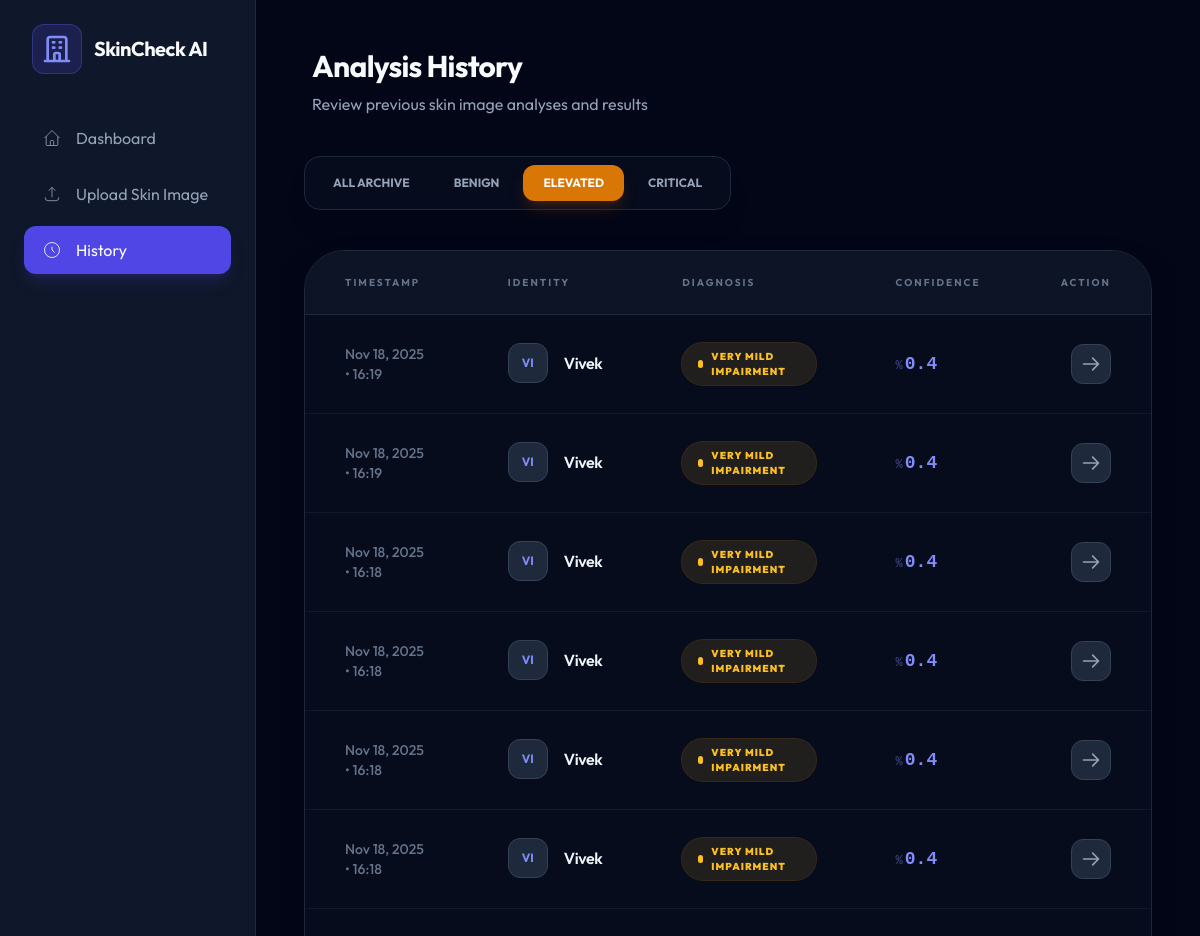
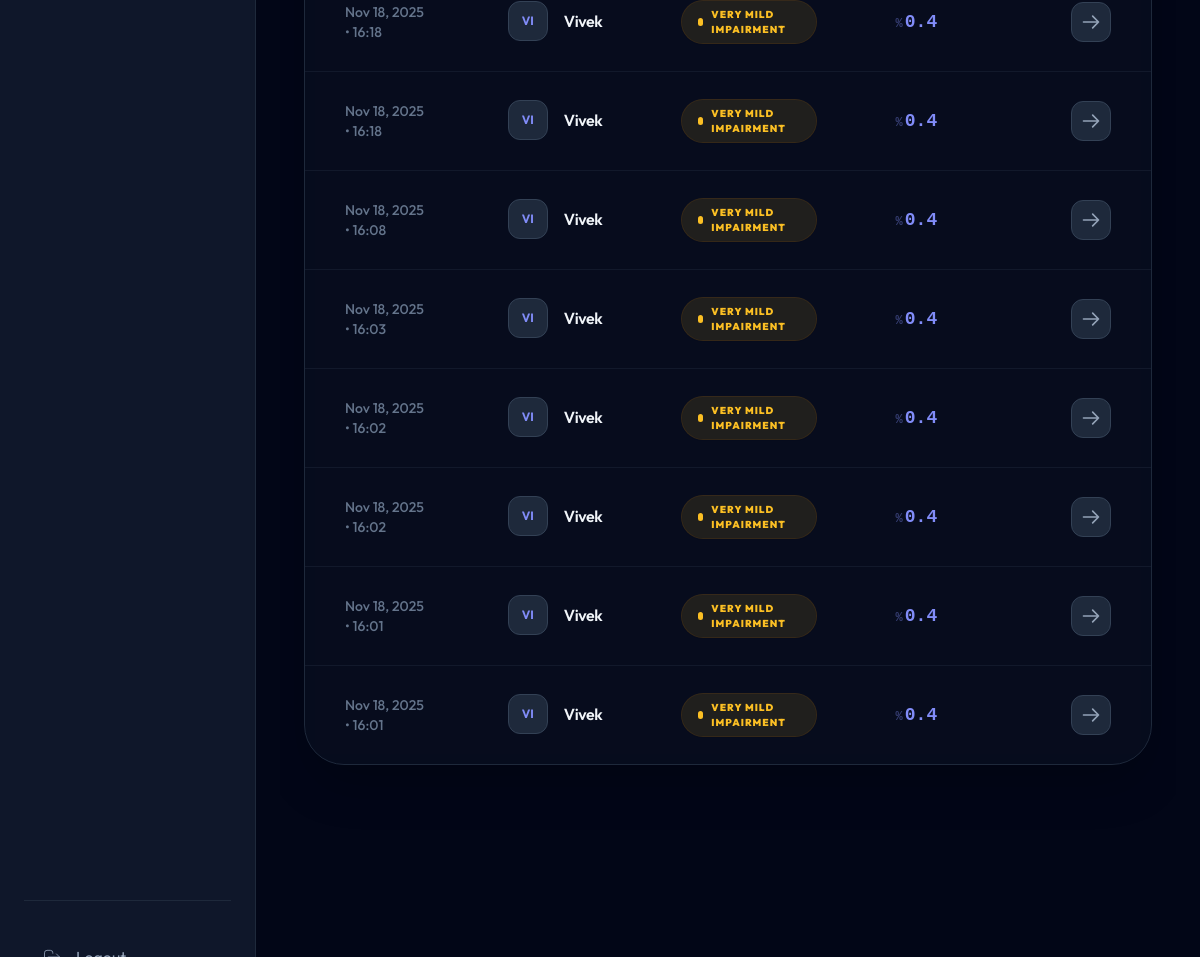
/history/?filter=mild (signed in), run on the app's committed database (2 pictures, top to bottom).
### prediction/models.py (models this page shows, shortened)
class Prediction(models.Model):
    user = models.ForeignKey(User, on_delete=models.CASCADE)
    patient_name = models.CharField(max_length=100)
    scan_type = models.CharField(max_length=50)
    result = models.CharField(max_length=50)
    confidence = models.FloatField()
    risk_level = models.CharField(max_length=50)
    timestamp = models.DateTimeField(auto_now_add=True)
    image_file = models.FileField(upload_to='uploads/', default='default.jpg')

### prediction/views.py (the view)
# urls.py: path('history/', views.history_view, name='history'),
@login_required(login_url='login')
def history_view(request):
    filter_val = request.GET.get('filter', 'all')
    scans = Prediction.objects.filter(user=request.user)
    if filter_val == 'normal':
        scans = scans.filter(result__icontains='Normal')
    elif filter_val == 'mild':
        scans = scans.filter(result__icontains='Mild')
    elif filter_val == 'high':
        scans = scans.filter(result__icontains='High')
    context = {
        'scans': scans.order_by('-timestamp'),
        'filter': filter_val
    }
    return render(request, 'history.html', context)

### prediction/templates/history.html (shortened to what this page needs)
{% extends "base.html" %}
{% block content %}
<div class="flex flex-col lg:flex-row min-h-screen">
  <main class="flex-1 p-6 overflow-auto">
    <div class="h-full">
      <div class="mb-10 px-2">
        <h1 class="text-3xl font-bold text-slate-50 tracking-tight">Analysis History</h1>
        <p class="text-slate-400 mt-2">Review previous skin image analyses and results</p>
      </div>
      <div class="bg-slate-900/40 backdrop-blur-lg p-2 rounded-2xl border border-slate-800 shadow-xl mb-10 inline-flex">
        <div class="flex flex-wrap gap-1">
          <a href="{% url 'history' %}?filter=all"
            class="px-5 py-2.5 font-bold rounded-xl text-xs transition-all {% if filter == 'all' %}bg-indigo-600 text-white shadow-lg shadow-indigo-900/40{% else %}text-slate-400 hover:text-slate-100 hover:bg-slate-800/50{% endif %}">ALL
            ARCHIVE</a>
          <a href="{% url 'history' %}?filter=normal"
            class="px-5 py-2.5 font-bold rounded-xl text-xs transition-all {% if filter == 'normal' %}bg-emerald-600 text-white shadow-lg shadow-emerald-900/40{% else %}text-slate-400 hover:text-slate-100 hover:bg-slate-800/50{% endif %}">BENIGN</a>
          <a href="{% url 'history' %}?filter=mild"
            class="px-5 py-2.5 font-bold rounded-xl text-xs transition-all {% if filter == 'mild' %}bg-amber-600 text-white shadow-lg shadow-amber-900/40{% else %}text-slate-400 hover:text-slate-100 hover:bg-slate-800/50{% endif %}">ELEVATED</a>
          <a href="{% url 'history' %}?filter=high"
            class="px-5 py-2.5 font-bold rounded-xl text-xs transition-all {% if filter == 'high' %}bg-rose-600 text-white shadow-lg shadow-rose-900/40{% else %}text-slate-400 hover:text-slate-100 hover:bg-slate-800/50{% endif %}">CRITICAL</a>
        </div>
      </div>
      <div
        class="bg-slate-900/40 backdrop-blur-lg rounded-[2.5rem] border border-slate-800 shadow-2xl overflow-hidden relative">
        <div class="overflow-x-auto">
          <table class="w-full">
            <thead>
              <tr
                class="bg-slate-900/80 border-b border-slate-800 text-left text-slate-500 text-[10px] uppercase tracking-[0.2em] font-black">
                <th class="py-6 px-10">Timestamp</th>
                <th class="py-6 px-10">Identity</th>
                <th class="py-6 px-10">Diagnosis</th>
                <th class="py-6 px-10">Confidence</th>
                <th class="py-6 px-10 text-right">Action</th>
              </tr>
            </thead>
            <tbody class="divide-y divide-slate-800/50">
              {% for scan in scans %}
              <tr class="group hover:bg-indigo-500/[0.03] transition-all duration-300">
                <td class="py-7 px-10 text-slate-500 text-sm font-medium">{{ scan.timestamp|date:"M d, Y • H:i" }}</td>
                <td class="py-7 px-10 flex items-center">
                  <div
                    class="w-10 h-10 rounded-xl bg-slate-800 border border-slate-700 flex items-center justify-center mr-4 text-xs text-indigo-400 font-bold uppercase transition-transform group-hover:scale-110">
                    {{ scan.patient_name|slice:":2" }}
                  </div>
                  <span class="text-slate-100 font-semibold tracking-tight">{{ scan.patient_name }}</span>
                </td>
                <td class="py-7 px-10">
                  <span class="inline-flex items-center px-4 py-1.5 text-[10px] font-black uppercase tracking-widest rounded-full shadow-sm
                    {% if scan.result == 'Benign' %}text-emerald-400 bg-emerald-400/10 ring-1 ring-emerald-500/20
                    {% elif scan.result == 'Melanoma' %}text-rose-400 bg-rose-400/10 ring-1 ring-rose-500/20
                    {% else %}text-amber-400 bg-amber-400/10 ring-1 ring-amber-500/20{% endif %}">
                    <span class="w-2 h-2 rounded-full bg-current mr-2 animate-pulse"></span>
                    {{ scan.result }}
                  </span>
                </td>
                <td class="py-7 px-10 text-indigo-400 font-mono font-black text-lg">
                  <span class="opacity-40 text-xs mr-0.5">%</span>{{ scan.confidence|floatformat:1 }}
                </td>
                <td class="py-7 px-10 text-right">
                  <a href="{% url 'scan_detail' scan.id %}"
                    class="inline-flex items-center justify-center w-10 h-10 rounded-xl bg-slate-800 border border-slate-700 text-slate-400 hover:text-white hover:bg-slate-700 hover:border-slate-600 transition-all group">
                    <svg class="w-5 h-5 transition-transform group-hover:translate-x-1" fill="none"
                      stroke="currentColor" viewBox="0 0 24 24">
                      <path stroke-linecap="round" stroke-linejoin="round" stroke-width="2"
                        d="M14 5l7 7m0 0l-7 7m7-7H3" />
                    </svg>
                  </a>
                </td>
              </tr>
              {% empty %}
              <tr>
                <td colspan="6" class="text-center py-12 text-gray-500">No scans found matching your criteria</td>
              </tr>
              {% endfor %}
            </tbody>
          </table>
        </div>
      </div>
    </div>
  </main>
</div>
{% endblock %}

### prediction/templates/base.html (style rules this page uses)
body { font-family: 'Outfit', sans-serif; }

### data on the page
Prediction: timestamp "Nov 18, 2025 • 16:19", patient_name "VI", patient_name "Vivek", result "VERY MILD IMPAIRMENT", confidence "0.4"
Prediction: timestamp "Nov 18, 2025 • 16:19", patient_name "VI", patient_name "Vivek", result "VERY MILD IMPAIRMENT", confidence "0.4"
Prediction: timestamp "Nov 18, 2025 • 16:18", patient_name "VI", patient_name "Vivek", result "VERY MILD IMPAIRMENT", confidence "0.4"
Prediction: timestamp "Nov 18, 2025 • 16:18", patient_name "VI", patient_name "Vivek", result "VERY MILD IMPAIRMENT", confidence "0.4"
Prediction: timestamp "Nov 18, 2025 • 16:18", patient_name "VI", patient_name "Vivek", result "VERY MILD IMPAIRMENT", confidence "0.4"
Prediction: timestamp "Nov 18, 2025 • 16:18", patient_name "VI", patient_name "Vivek", result "VERY MILD IMPAIRMENT", confidence "0.4"
Prediction: timestamp "Nov 18, 2025 • 16:18", patient_name "VI", patient_name "Vivek", result "VERY MILD IMPAIRMENT", confidence "0.4"
Prediction: timestamp "Nov 18, 2025 • 16:18", patient_name "VI", patient_name "Vivek", result "VERY MILD IMPAIRMENT", confidence "0.4"
Prediction: timestamp "Nov 18, 2025 • 16:08", patient_name "VI", patient_name "Vivek", result "VERY MILD IMPAIRMENT", confidence "0.4"
Prediction: timestamp "Nov 18, 2025 • 16:03", patient_name "VI", patient_name "Vivek", result "VERY MILD IMPAIRMENT", confidence "0.4"
Prediction: timestamp "Nov 18, 2025 • 16:02", patient_name "VI", patient_name "Vivek", result "VERY MILD IMPAIRMENT", confidence "0.4"
Prediction: timestamp "Nov 18, 2025 • 16:02", patient_name "VI", patient_name "Vivek", result "VERY MILD IMPAIRMENT", confidence "0.4"
Prediction: timestamp "Nov 18, 2025 • 16:01", patient_name "VI", patient_name "Vivek", result "VERY MILD IMPAIRMENT", confidence "0.4"
Prediction: timestamp "Nov 18, 2025 • 16:01", patient_name "VI", patient_name "Vivek", result "VERY MILD IMPAIRMENT", confidence "0.4"
